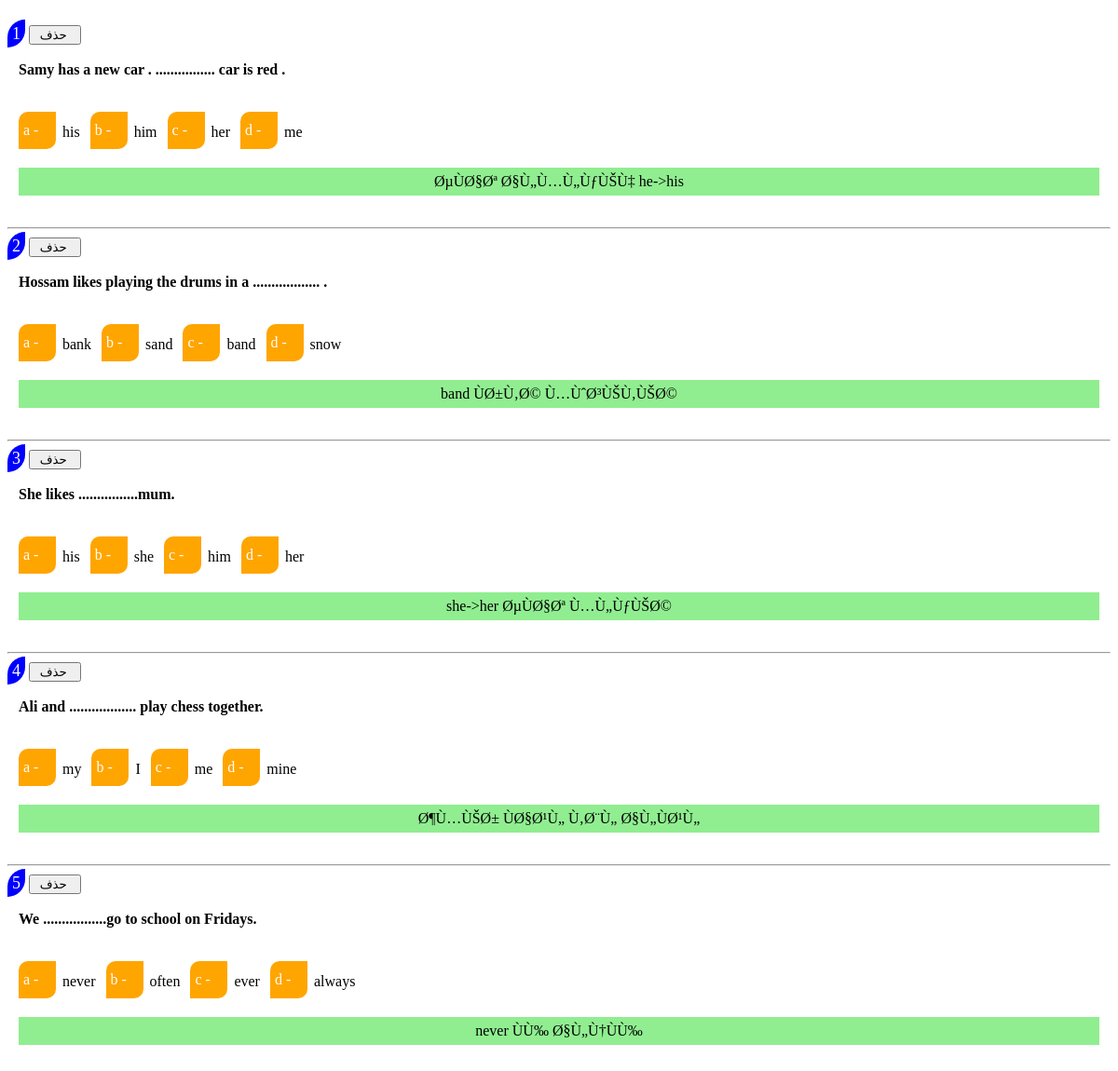
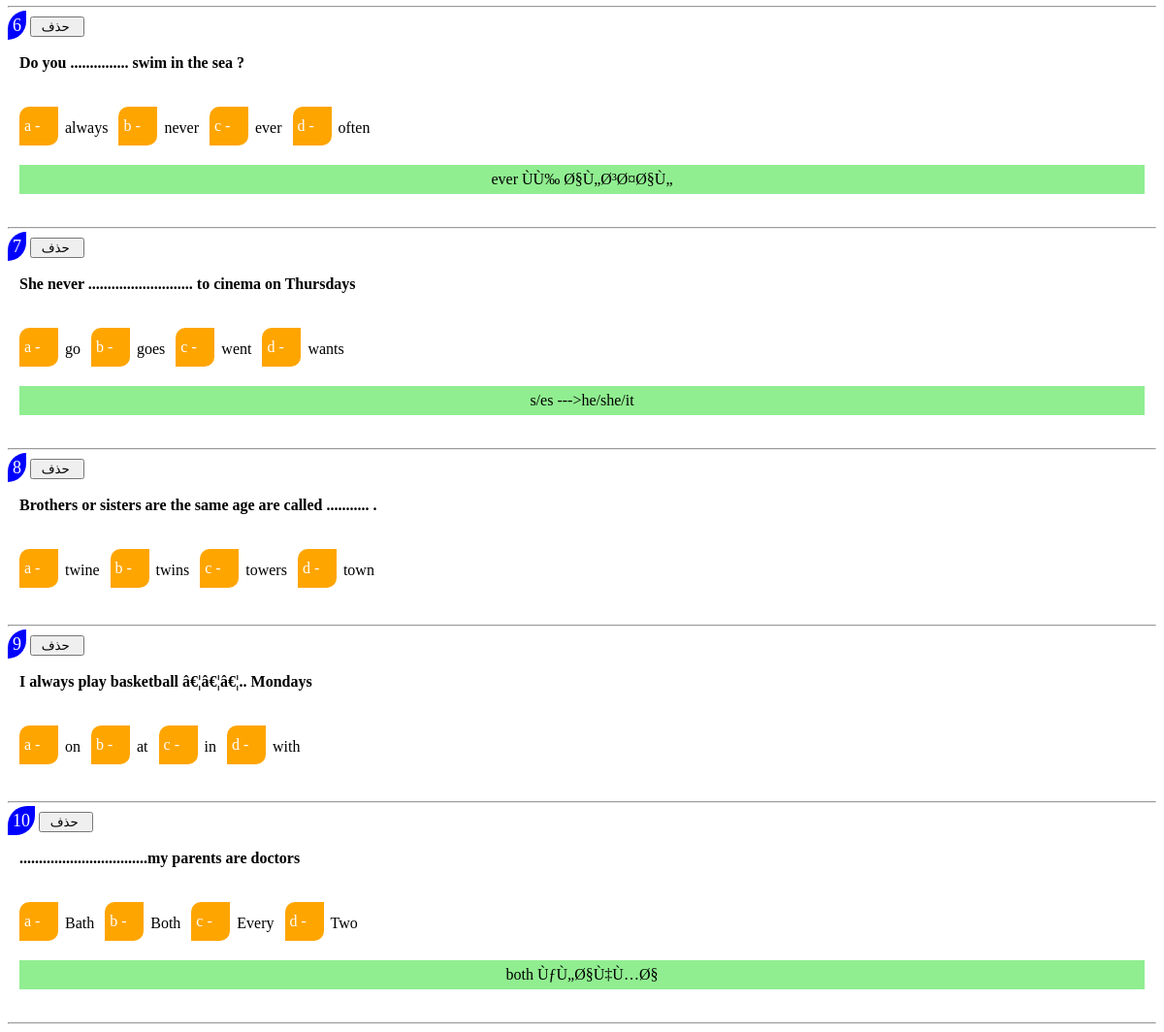
/exam/exam.php (signed in), run on the app's committed database (2 pictures, top to bottom).
### tables this page shows
CREATE TABLE `questions` (
  `questid` int(100) NOT NULL,
  `teacherid` int(100) NOT NULL,
  `subjectid` int(11) NOT NULL,
  `gradeid` int(100) NOT NULL,
  `termid` int(11) NOT NULL,
  `examid` int(100) NOT NULL,
  `questnum` int(255) NOT NULL,
  `question` varchar(255) NOT NULL,
  `answera` varchar(255) NOT NULL,
  `answerb` varchar(255) NOT NULL,
  `answerc` varchar(255) NOT NULL,
  `answerd` varchar(255) NOT NULL,
  `answercorrect` varchar(255) NOT NULL,
  `info` text NOT NULL,
  `a` int(100) NOT NULL,
  `b` int(100) NOT NULL,
  `c` int(100) NOT NULL
);

### exam/exam.php (the view, shortened to what this page needs)
<!DOCTYPE html>
<html>
<head>
</head>
<body>
<br>
<?php
 $tid= $_SESSION['id'];
include '../inc/config.php';
$exs="select * from exams where teacherid= '$tid' && sho = 1  ";
$sel=mysqli_query($conn ,$exs);
$ddd=mysqli_fetch_array($sel);
$exid=$ddd['examid'];
$exq="select * from questions where examid= '$exid'  ";
$sk=mysqli_query($conn ,$exq);
$cou=1 ;
  ?>
<div id="cont"  class=" col-xs-12 col-sm-12 col-md-12- col-lg-12 col-xl-12 " >
<?php
while($mn=mysqli_fetch_array($sk)  ){
$q=$mn['question'];
$a=$mn['answera'];
$b=$mn['answerb'];
$c=$mn['answerc'];
$d=$mn['answerd'];
$info=$mn['info'];
?>
<div  id="qqq"  >
    <span id="n"><?php echo $cou;?></span>
 <form  action="" method="post" id="<?php echo $cou;?>" style="display:inline" >
     <input type="button" name="delqq" id="<?php echo $cou;?>" value=" حذف  "   class="btn btn-danger" >
    </form>
     <div id="w">
    <strong id="qw">  <?php echo $q;?> </strong>
<br>
<br>
<div id="answer">
<div id="ans">
<span>a -</span><div class="aa"> <?php echo $a;?> </div>
</div>
<div id="ans">
<span>b -</span><div class="aa"> <?php echo $b;?> </div>
</div>
<div id="ans">
<span>c -</span><div class="aa"> <?php echo $c;?> </div>
</div>
<div id="ans">
<span>d -</span><div class="aa"> <?php echo $d;?> </div>
</div>
</div>
<p id="inf"><center><?php echo $info;?> </center> </p>
 </div>
</div>
<hr>
<?php
 $cou++;
} ?>
</div>
</body>
</html>

### exam/exam.php (style rules this page uses)
#w { background:white;padding:10px;line-height:30px;font-size:16px;border-radius: 30px 30px;margin:2px; }
#qqq { width:100%;display: inline }
#n { padding:5px;background:blue;height: 50px;width:50px;border-radius:20px 0 20px 0 ;color: white;font-size:18px }
#ans { display: inline-flex;margin: auto }
#ans span { padding:5px;background:orange;height: 30px;width:30px;border-radius:10px 0 10px 0 ;color: white }
.aa { padding:5px;background:white;border-radius:10px 10px ;margin:2px }
#inf { margin-right:10%;margin-left:10% ; }
center { background:lightgreen }
#cont { width:100% }

### data on the page
questions: question "Samy has a new car . ................ car is red .", answera "his", answerb "him", answerc "her", answerd "me", info "ØµÙØ§Øª Ø§Ù„Ù…Ù„ÙƒÙŠÙ‡ he->his"
questions: question "Hossam likes playing the drums in a .................. .", answera "bank", answerb "sand", answerc "band", answerd "snow", info "band ÙØ±Ù‚Ø© Ù…ÙˆØ³ÙŠÙ‚ÙŠØ©"
questions: question "She likes ................mum.", answera "his", answerb "she", answerc "him", answerd "her", info "she->her ØµÙØ§Øª Ù…Ù„ÙƒÙŠØ©"
questions: question "Ali and .................. play chess together.", answera "my", answerb "I", answerc "me", answerd "mine", info "Ø¶Ù…ÙŠØ± ÙØ§Ø¹Ù„ Ù‚Ø¨Ù„ Ø§Ù„ÙØ¹Ù„"
questions: question "We .................go to school on Fridays.", answera "never", answerb "often", answerc "ever", answerd "always", info "never ÙÙ‰ Ø§Ù„Ù†ÙÙ‰"
questions: question "Do you ............... swim in the sea ?", answera "always", answerb "never", answerc "ever", answerd "often", info "ever ÙÙ‰ Ø§Ù„Ø³Ø¤Ø§Ù„"
questions: question "She never ........................... to cinema on Thursdays", answera "go", answerb "goes", answerc "went", answerd "wants", info "s/es --->he/she/it"
questions: question "Brothers or sisters are the same age are called ........... .", answera "twine", answerb "twins", answerc "towers", answerd "town"
questions: question "I always play basketball â€¦â€¦â€¦.. Mondays", answera "on", answerb "at", answerc "in", answerd "with"
questions: question ".................................my parents are doctors", answera "Bath", answerb "Both", answerc "Every", answerd "Two", info "both ÙƒÙ„Ø§Ù‡Ù…Ø§"
